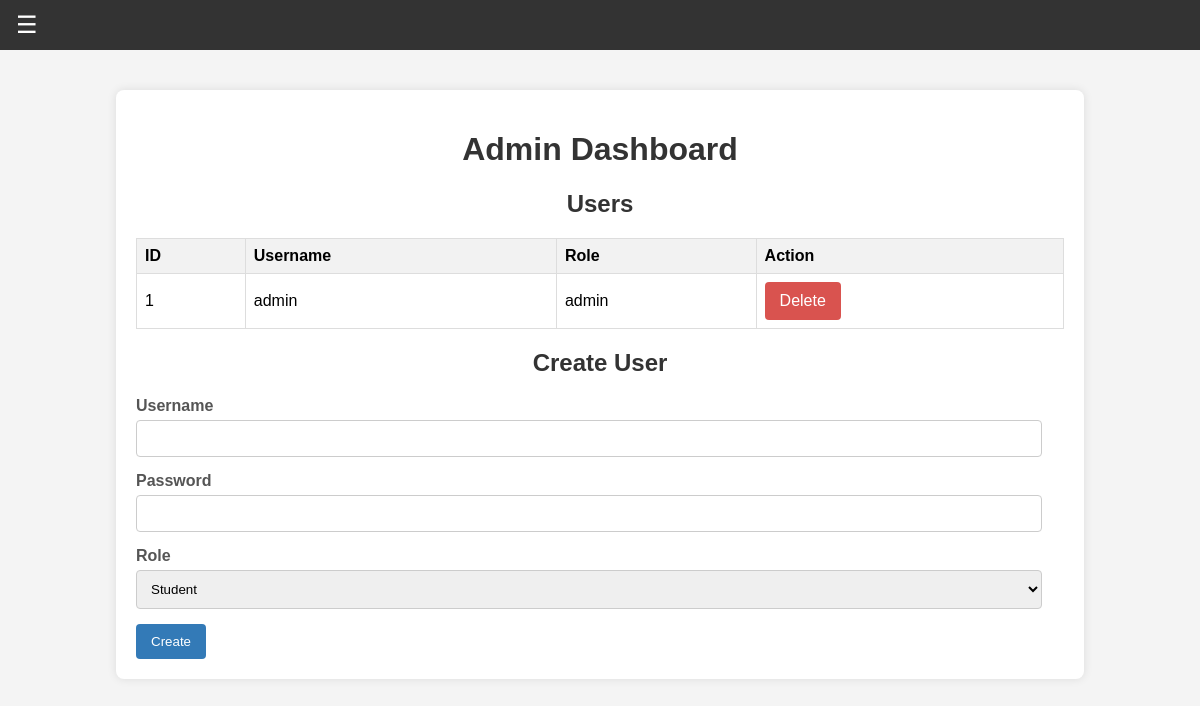
The page /dashboard (signed in) on the database as committed earlier.
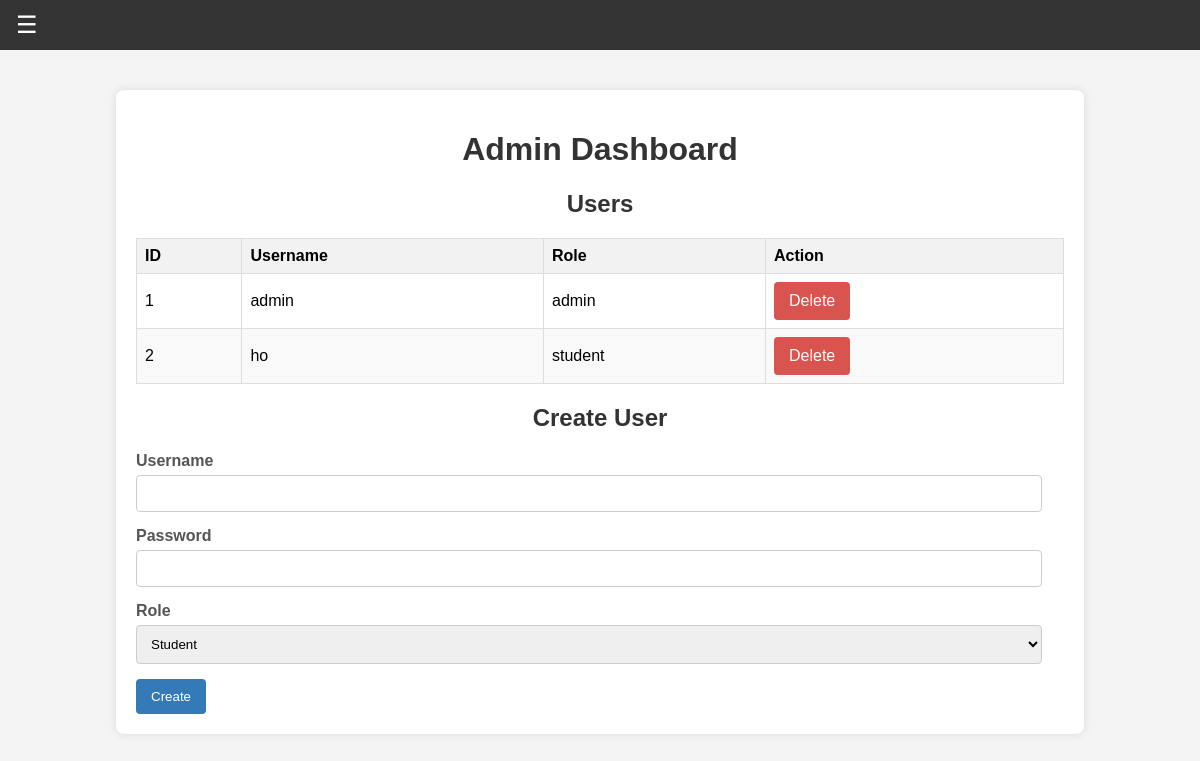
The same page on the database as committed later.
### tables this page shows
CREATE TABLE users (
    id INTEGER PRIMARY KEY AUTOINCREMENT,
    username TEXT NOT NULL UNIQUE,
    password TEXT NOT NULL,
    role TEXT NOT NULL DEFAULT 'student',
    roll_no TEXT,
    department TEXT,
    year INTEGER,
    birth_date TEXT,
    course TEXT
);

### app.py (the view)
@app.route('/dashboard')
@login_required
@admin_required
def dashboard():
    db = get_db()
    users = db.execute('SELECT * FROM users').fetchall()
    return render_template('dashboard.html', users=users)

### app.py (called while the page is built)
def login_required(f):
    @wraps(f)
    def decorated_function(*args, **kwargs):
        if 'user_id' not in session:
            return redirect(url_for('login'))
        return f(*args, **kwargs)
    return decorated_function

def admin_required(f):
    @wraps(f)
    def decorated_function(*args, **kwargs):
        if 'role' not in session or session['role'] != 'admin':
            flash('You do not have permission to access this page.', 'danger')
            return redirect(url_for('index'))
        return f(*args, **kwargs)
    return decorated_function

### database.py (called while the page is built)
def get_db():
    db = sqlite3.connect(DATABASE)
    db.row_factory = sqlite3.Row
    return db

### templates/dashboard.html (shortened to what this page needs)
{% extends "base.html" %}
{% block content %}
    <div class="container">
        <h1>Admin Dashboard</h1>
        <h2>Users</h2>
        <table class="table">
            <thead>
                <tr>
                    <th>ID</th>
                    <th>Username</th>
                    <th>Role</th>
                    <th>Action</th>
                </tr>
            </thead>
            <tbody>
                {% for user in users %}
                <tr>
                    <td>{{ user['id'] }}</td>
                    <td>{{ user['username'] }}</td>
                    <td>{{ user['role'] }}</td>
                    <td>
                        <a href="{{ url_for('delete_user', id=user['id']) }}" class="btn btn-danger">Delete</a>
                    </td>
                </tr>
                {% endfor %}
            </tbody>
        </table>
        <h2>Create User</h2>
        <form method="post" action="{{ url_for('create_user') }}">
            <div class="form-group">
                <label>Username</label>
                <input type="text" name="username" class="form-control" required>
            </div>
            <div class="form-group">
                <label>Password</label>
                <input type="password" name="password" class="form-control" required>
            </div>
            <div class="form-group">
                <label>Role</label>
                <select name="role" class="form-control">
                    <option value="student">Student</option>
                </select>
            </div>
            <input type="submit" value="Create" class="btn btn-primary">
        </form>
    </div>
{% endblock %}

### templates/base.html (shortened to what this page needs)
<!DOCTYPE html>
<html>
<head>
    <link rel="stylesheet" type="text/css" href="{{ url_for('static', filename='style.css') }}">
</head>
<body>
    <div class="header">
        <button class="hamburger" onclick="toggleSidebar()">&#9776;</button>
    </div>
    <div class="content">
        {% block content %}{% endblock %}
    </div>
</body>
</html>

### static/style.css (style rules this page uses)
body { font-family: sans-serif; background-color: #f4f4f4; margin: 0; padding: 0; }
.header { background-color: #333; padding: 10px; display: flex; align-items: center; }
.hamburger { background: none; border: none; color: #fff; font-size: 24px; cursor: pointer; }
.content { padding: 20px; margin-left: 0; transition: margin-left 0.3s; }
.container { width: 80%; margin: 20px auto; background-color: #fff; padding: 20px; box-shadow: 0 0 10px rgba(0, 0, 0, 0.1); border-radius: 8px; }
h1, h2 { text-align: center; color: #333; }
.form-group { margin-bottom: 15px; }
.form-group label { display: block; margin-bottom: 5px; font-weight: bold; color: #555; }
.form-control { width: calc(100% - 22px); padding: 10px; border: 1px solid #ccc; border-radius: 4px; box-sizing: border-box; }
.btn { padding: 10px 15px; border: none; color: #fff; background-color: #337ab7; cursor: pointer; border-radius: 4px; text-decoration: none; display: inline-block; text-align: center; }
.btn-primary { background-color: #337ab7; }
.btn-danger { background-color: #d9534f; }
.table { width: 100%; border-collapse: collapse; margin-top: 20px; }
.table th, .table td { border: 1px solid #ddd; padding: 8px; text-align: left; }
.table th { background-color: #f2f2f2; font-weight: bold; }
.table tr:nth-child(even) { background-color: #f9f9f9; }
a { color: #337ab7; text-decoration: none; }

Rows that differ between the two databases and show on the page:
added users: id "2", username "ho", role "student"
